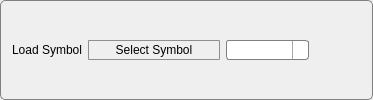
      <widget class="QGroupBox" name="groupBox">
       <property name="sizePolicy">
        <sizepolicy hsizetype="Expanding" vsizetype="Fixed">
         <horstretch>0</horstretch>
         <verstretch>0</verstretch>
        </sizepolicy>
       </property>
       <property name="styleSheet">
        <string notr="true"> QGroupBox {
     background-color: qlineargradient(x1: 0, y1: 0, x2: 0, y2: 1,
                                       stop: 0 #E0E0E0, stop: 1 #FFFFFF);
     border: 1px solid gray;
     border-radius: 5px;
     margin-top: 0ex; /* leave space at the top for the title */
 }

</string>
       </property>
       <property name="title">
        <string/>
       </property>
       <layout class="QHBoxLayout" name="horizontalLayout_8">
        <item>
         <widget class="QLabel" name="label">
          <property name="sizePolicy">
           <sizepolicy hsizetype="Fixed" vsizetype="Fixed">
            <horstretch>0</horstretch>
            <verstretch>0</verstretch>
           </sizepolicy>
          </property>
          <property name="styleSheet">
           <string notr="true">     background-color: qlineargradient(x1: 0, y1: 0, x2: 0, y2: 1,
                                       stop: 0 #E0E0E0, stop: 1 #FFFFFF);</string>
          </property>
          <property name="text">
           <string>Load Symbol</string>
          </property>
         </widget>
        </item>
        <item>
         <widget class="QPushButton" name="cmdLoadSymbol">
          <property name="sizePolicy">
           <sizepolicy hsizetype="Fixed" vsizetype="Fixed">
            <horstretch>0</horstretch>
            <verstretch>0</verstretch>
           </sizepolicy>
          </property>
          <property name="styleSheet">
           <string notr="true">QPushButton {
         border: 1px solid #8f8f91;
         border-radius: 1px;
         background-color: qlineargradient(x1: 0, y1: 0, x2: 0, y2: 1,
                                           stop: 0 #f6f7fa, stop: 1 #dadbde);
         min-width: 130px;
         min-height: 18px;
     }

     QPushButton:pressed {
         background-color: qlineargradient(x1: 0, y1: 0, x2: 0, y2: 1,
                                           stop: 0 #dadbde, stop: 1 #f6f7fa);
     }
</string>
          </property>
          <property name="text">
           <string>Select Symbol</string>
          </property>
         </widget>
        </item>
        <item>
         <widget class="QComboBox" name="ComboDistinctSymbol">
          <property name="styleSheet">
           <string notr="true"> QComboBox {
     border: 1px solid gray;
     border-radius: 3px;
     padding: 1px 18px 1px 3px;
     min-width: 4em;
 }

 QComboBox:editable {
     background: white;
 }

 QComboBox:!editable, QComboBox::drop-down:editable {
      background: qlineargradient(x1: 0, y1: 0, x2: 0, y2: 1,
                                  stop: 0 #E1E1E1, stop: 0.4 #DDDDDD,
                                  stop: 0.5 #D8D8D8, stop: 1.0 #D3D3D3);
 }

 /* QComboBox gets the &quot;on&quot; state when the popup is open */
 QComboBox:!editable:on, QComboBox::drop-down:editable:on {
     background: qlineargradient(x1: 0, y1: 0, x2: 0, y2: 1,
                                 stop: 0 #D3D3D3, stop: 0.4 #D8D8D8,
                                 stop: 0.5 #DDDDDD, stop: 1.0 #E1E1E1);
 }

 QComboBox:on { /* shift the text when the popup opens */
     padding-top: 3px;
     padding-left: 4px;
 }

 QComboBox::drop-down {

     subcontrol-origin: padding;
     subcontrol-position: top right;
     width: 15px;

     border-left-width: 1px;
     border-left-color: darkgray;
     border-left-style: solid; /* just a single line */
     border-top-right-radius: 3px; /* same radius as the QComboBox */
     border-bottom-right-radius: 3px;
 }

 QComboBox::down-arrow 
{
     image: url(images/downarrow.png);
    width: 15px;
    height: 15px;
 }

 QComboBox::down-arrow:on { /* shift the arrow when popup is open */
     top: 1px;
     left: 1px;
 }

 QComboBox QAbstractItemView {
     border: 2px solid darkgray;
     selection-background-color: lightgray;

   background: qlineargradient(x1: 0, y1: 0, x2: 0, y2: 1,
                                  stop: 0 #E1E1E1, stop: 0.4 #DDDDDD,
                                  stop: 0.5 #D8D8D8, stop: 1.0 #D3D3D3);
}
</string>
          </property>
         </widget>
        </item>
        <item>
         <spacer name="horizontalSpacer_2">
          <property name="orientation">
           <enum>Qt::Horizontal</enum>
          </property>
          <property name="sizeHint" stdset="0">
           <size>
            <width>52</width>
            <height>20</height>
           </size>
          </property>
         </spacer>
        </item>
       </layout>
      </widget>
